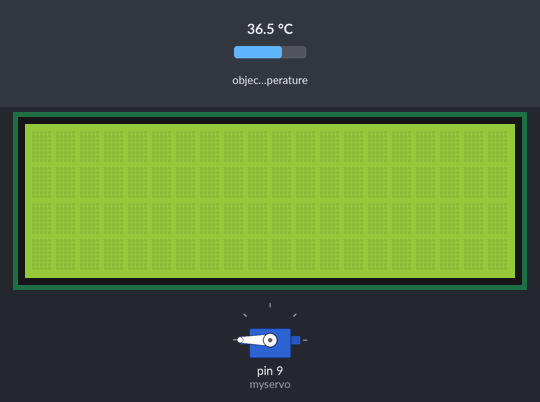
The sketch below on a simulated Arduino Uno, built with avr-gcc and run on an emulated ATmega328P. Shown: 20×4 character LCD, servo. The test bench sets the inputs (shaded band); at power-on: object temperature 36.5 °C. What the sketch prints to the serial monitor is not drawn.

Above: at 0.1 s.
At 1.1 s:
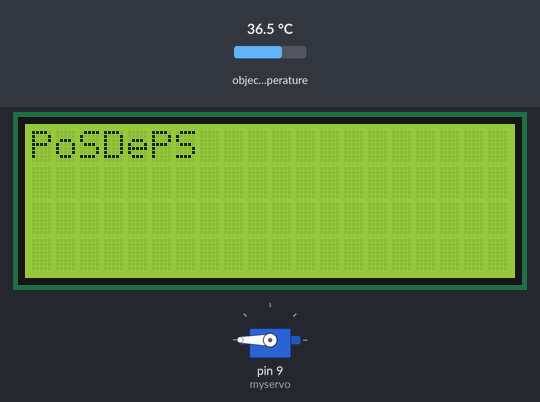
At 3.1 s:
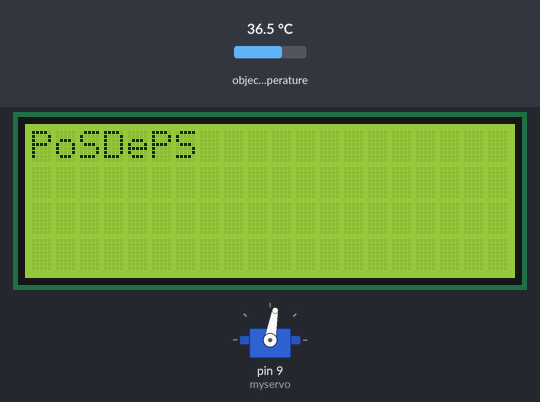
At 5.1 s:
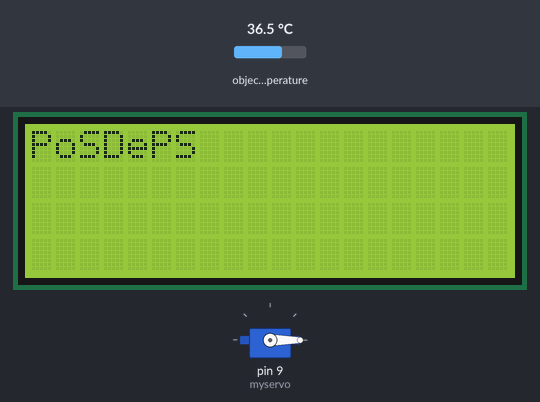
Timing chart, 0 to 130.0 s (numbered marks = the images above):
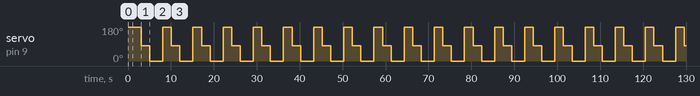

The sketch:

mini_project.ino
```cpp
#include "Servo.h"
#include <SPI.h>
#include <Wire.h>
#include <Adafruit_GFX.h>
#include <Adafruit_SSD1306.h>
#include <Adafruit_MLX90614.h>
#include <LiquidCrystal_I2C.h>

#define IR1 0x5A

Servo myservo;
Adafruit_MLX90614 mlx1 = Adafruit_MLX90614();
LiquidCrystal_I2C lcd(0x27, 20, 4);

void setup() {

  Serial.begin(9600);
  Serial.println("Adafruit MLX90614 test");

  mlx1.begin(IR1);

  lcd.init();
  lcd.clear();
  lcd.backlight();

  myservo.attach(9);
  myservo.write(180);

}

float temp1 = 0;
float temp2 = 0;
float temp3 = 0;
float CWSI = 0;

void loop() {

  delay(1000);
  lcd.clear();
  lcd.setCursor(0,0);
  lcd.print("PoSDePS");

  myservo.write(180);
  delay(2000);
  temp3 = mlx1.readObjectTempC();

  myservo.write(80);
  delay(2000);
  temp2 = mlx1.readObjectTempC();


  myservo.write(0);
  delay(2000);
  temp1 = mlx1.readObjectTempC();

  CWSI = (temp1 - temp2)/(temp3 - temp2);
  Serial.print("Leaf: ");
  Serial.println(temp1);
  Serial.print("Wet: ");
  Serial.println(temp2);
  Serial.print("Dry: ");
  Serial.println(temp3);

  lcd.clear();
  lcd.setCursor(2,0);
  lcd.print("CWSI: ");
  lcd.setCursor(2,1);
  lcd.print(CWSI);

}
```

Measured:
- by itself, servo on pin 9 (myservo): repeats every 7.0 s: 0° 3.0 s, 180° 2.0 s, 80° 2.0 s
